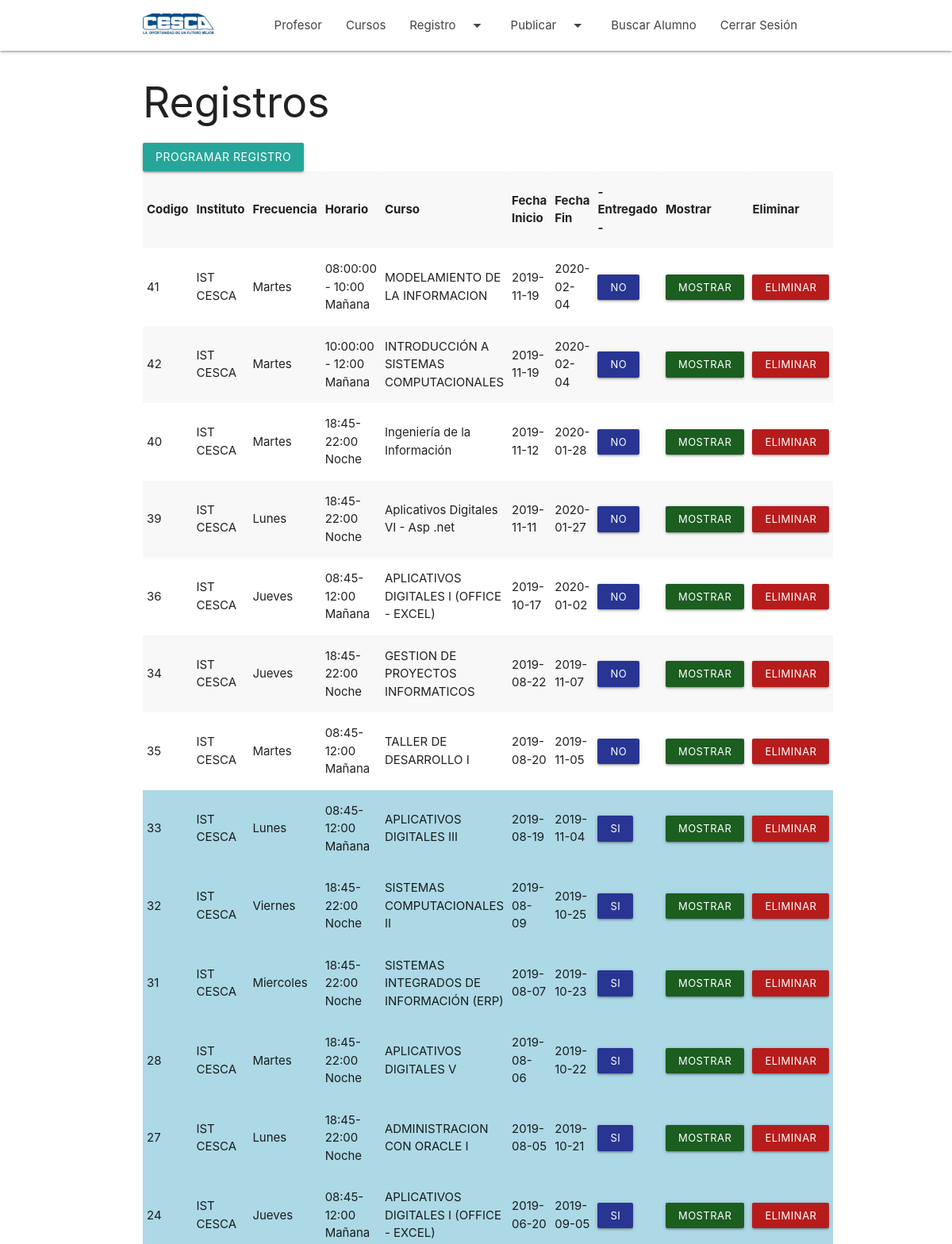
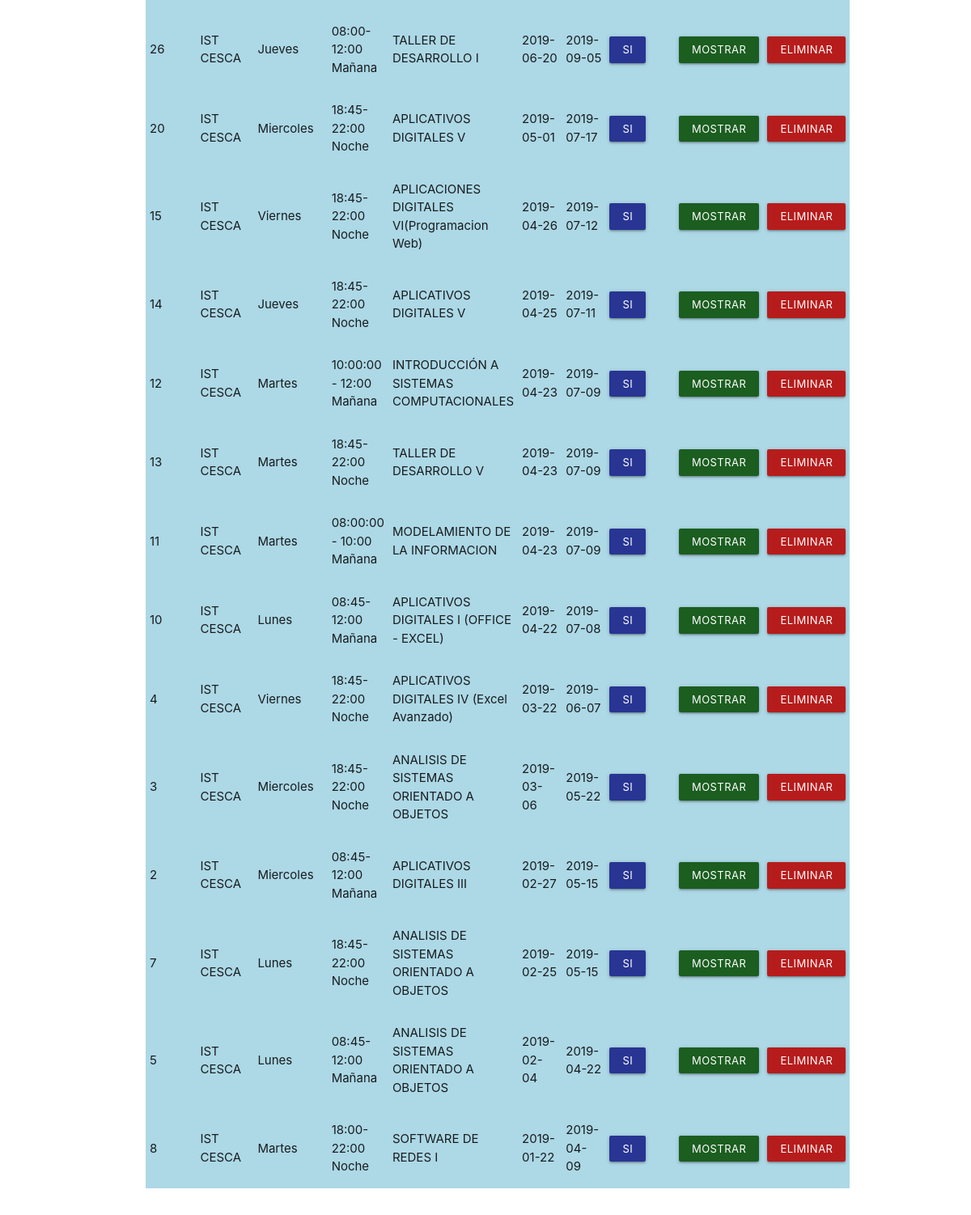
The app's page /registro.php (signed in, upper part), older data (2 pictures, top to bottom).
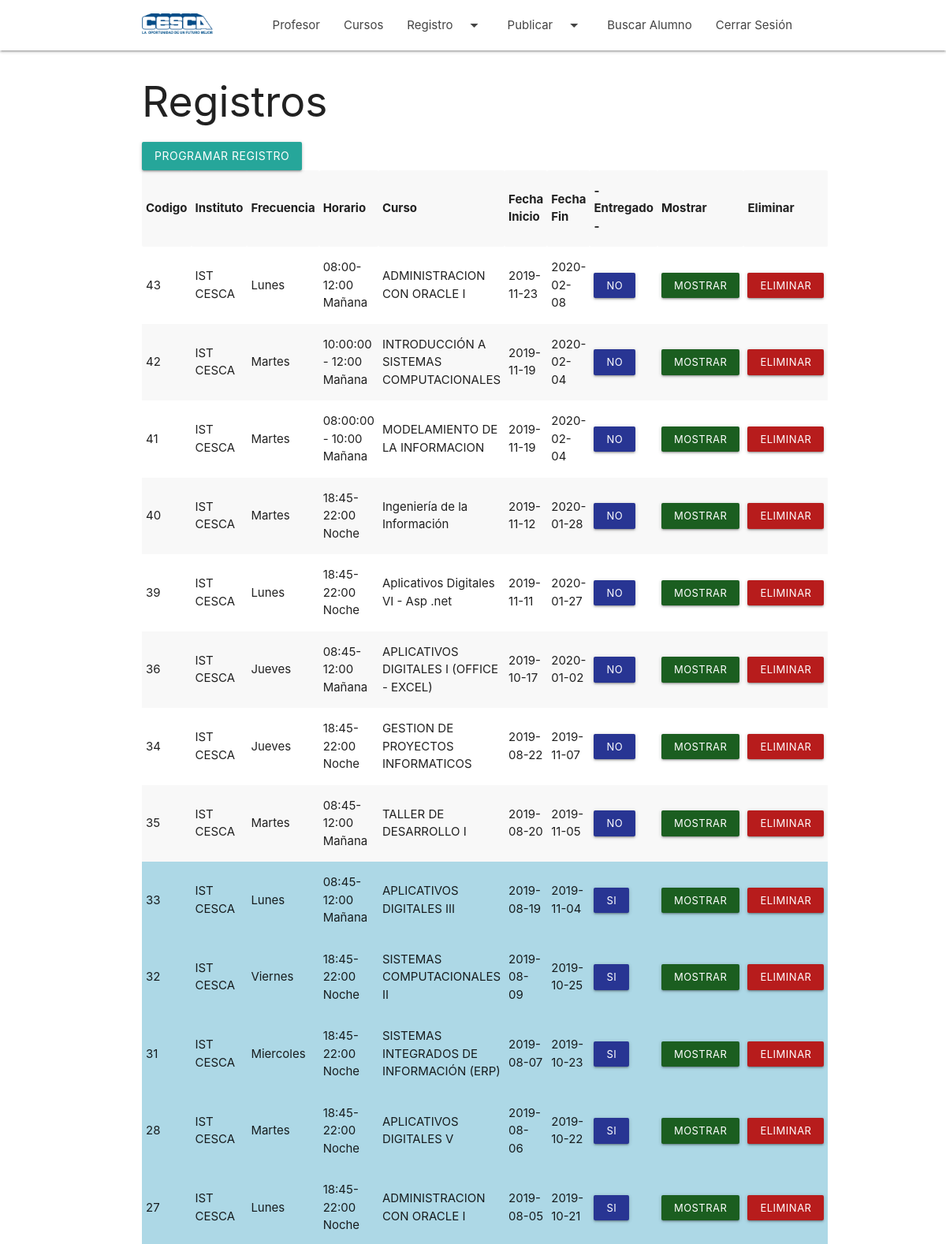
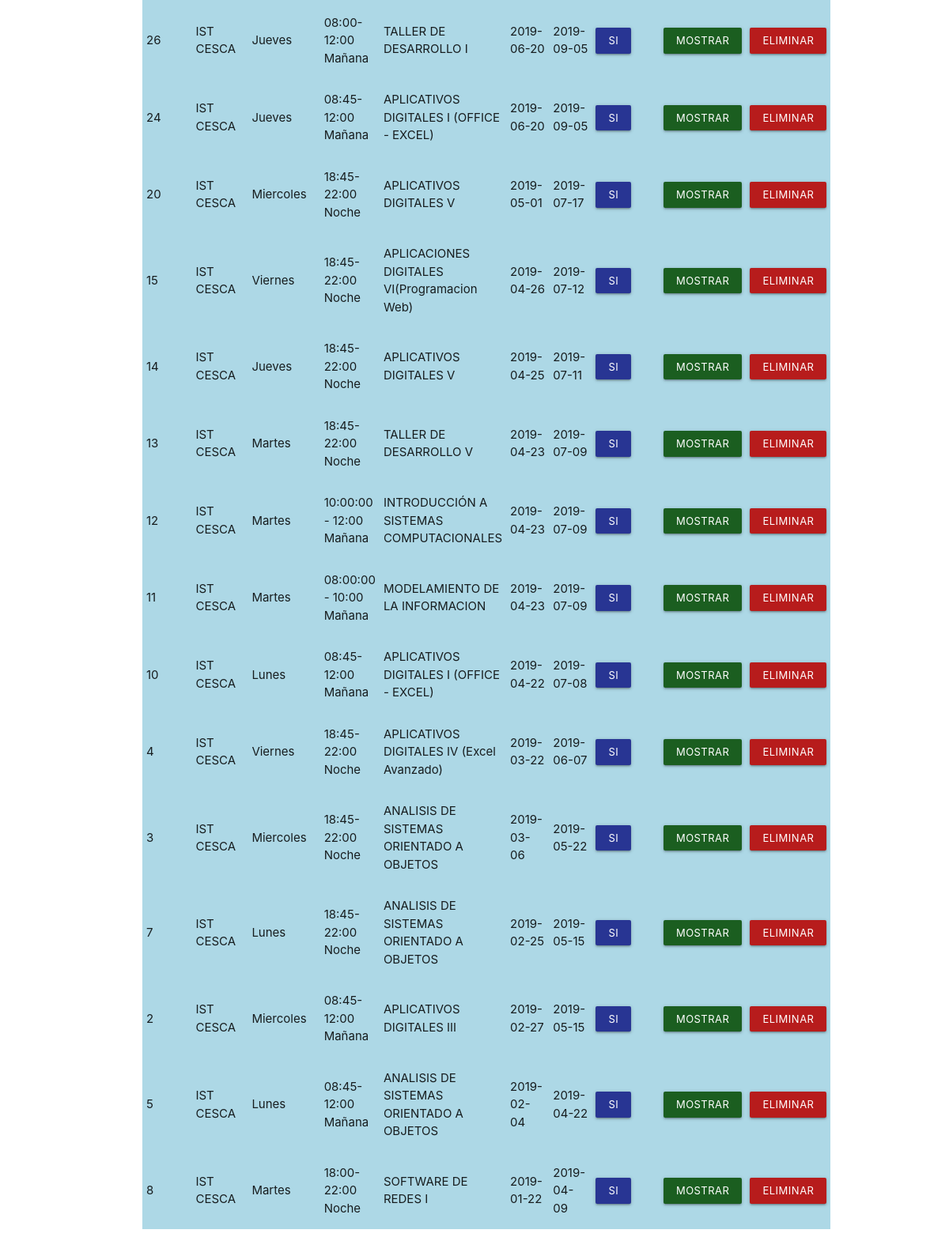
The same page, newer data (2 pictures, top to bottom).
### tables this page shows
CREATE TABLE `registro` (
  `Cod_Registro` bigint(20) NOT NULL AUTO_INCREMENT,
  `Cod_profesorist` char(10) DEFAULT NULL,
  `Cod_Marca` char(2) NOT NULL,
  `Cod_curso` bigint(20) NOT NULL,
  `Cod_Horario` bigint(20) NOT NULL,
  `Cod_frecuencia` bigint(20) NOT NULL,
  `Fecha_inicio` date DEFAULT NULL,
  `Fecha_fin` date DEFAULT NULL,
  `entregado` varchar(2) DEFAULT NULL,
  PRIMARY KEY (`Cod_Registro`),
  KEY `fk_registro_curso1` (`Cod_curso`),
  KEY `fk_registro_horario1` (`Cod_Horario`),
  KEY `fk_registro_marca1` (`Cod_Marca`),
  KEY `fk_registro_profesorist1` (`Cod_profesorist`),
  KEY `fk_registro_registro_frecuencia1` (`Cod_frecuencia`),
  CONSTRAINT `fk_registro_curso1` FOREIGN KEY (`Cod_curso`) REFERENCES `curso` (`Cod_curso`),
  CONSTRAINT `fk_registro_horario1` FOREIGN KEY (`Cod_Horario`) REFERENCES `horario` (`Cod_horario`),
  CONSTRAINT `fk_registro_marca1` FOREIGN KEY (`Cod_Marca`) REFERENCES `marca` (`Cod_Marca`),
  CONSTRAINT `fk_registro_profesorist1` FOREIGN KEY (`Cod_profesorist`) REFERENCES `profesorist` (`Dni`),
  CONSTRAINT `fk_registro_registro_frecuencia1` FOREIGN KEY (`Cod_frecuencia`) REFERENCES `registro_frecuencia` (`Cod_Frecuencia`)
);

CREATE TABLE `marca` (
  `Cod_Marca` char(2) NOT NULL,
  `Descripcion` varchar(50) DEFAULT NULL,
  `Ruc` varchar(11) DEFAULT NULL,
  `Aliass` varchar(20) DEFAULT NULL,
  `Des_Larga` varchar(100) DEFAULT NULL,
  `Des_Corta` varchar(20) DEFAULT NULL,
  `Des_Sunat` varchar(100) DEFAULT NULL,
  `Resolucion` longtext,
  `Dir_R_S_D` varchar(50) DEFAULT NULL,
  `Cod_Responasable` char(11) DEFAULT NULL,
  `Estado` char(1) DEFAULT NULL,
  `Fec_Reg` datetime(6) DEFAULT NULL,
  `Fec_Mod` datetime(6) DEFAULT NULL,
  `Cod_Usuario` varchar(20) DEFAULT NULL,
  `Vinculado` char(1) DEFAULT NULL,
  `Resolucion_Creacion` longtext,
  `Resolucion_Autorizacion_Modulo` longtext,
  PRIMARY KEY (`Cod_Marca`)
);

CREATE TABLE `registro_frecuencia` (
  `Cod_Frecuencia` bigint(20) NOT NULL AUTO_INCREMENT,
  `Descripcion` varchar(100) DEFAULT NULL,
  PRIMARY KEY (`Cod_Frecuencia`)
);

CREATE TABLE `horario` (
  `Cod_horario` bigint(20) NOT NULL AUTO_INCREMENT,
  `Hora_inicial` time DEFAULT NULL,
  `Hora_final` time DEFAULT NULL,
  `Descripcion` varchar(100) DEFAULT NULL,
  PRIMARY KEY (`Cod_horario`)
);

CREATE TABLE `curso` (
  `Cod_curso` bigint(20) NOT NULL AUTO_INCREMENT,
  `Descripcion` varchar(100) DEFAULT NULL,
  `ciclo` varchar(5) DEFAULT NULL,
  `Cod_Sublinea` char(3) DEFAULT NULL,
  `foto` longblob,
  PRIMARY KEY (`Cod_curso`)
);

### registro.php (the view, shortened to what this page needs)
<?php
require 'conexion.php';
require "encabezado_profesor.php";
$dni=$_SESSION['profesor_dni'];
?>
<div class="container">
<h2>Registros</h2>
 <a class="waves-effect waves-light btn modal-trigger" href="#modal1">Programar Registro</a>
</div>
<div class="container">
<?php
 $select="  SELECT
 r.Cod_registro,
 m.descripcion,
 rf.descripcion,
 h.Descripcion,
 c.Descripcion,
 r.Fecha_inicio,
 r.Fecha_fin,
 r.entregado
FROM registro r,
    curso c,
    horario h,
    registro_frecuencia rf,
    marca m
WHERE c.Cod_curso = r.Cod_curso
AND h.Cod_horario = r.Cod_horario
AND r.Cod_frecuencia = rf.Cod_Frecuencia
AND m.cod_marca = r.Cod_marca
AND r.cod_profesorist = '$dni'
ORDER BY r.Fecha_fin DESC;;";
 $resultado  = mysqli_query($conn,$select);
 echo "<table class='striped responsive-table'>";
 echo "<th>Codigo</th><th>Instituto</th><th>Frecuencia</th><th>Horario</th><th>Curso</th><th>Fecha Inicio</th><th>Fecha Fin</th><th> - Entregado - </th><th>Mostrar</th><th>Eliminar</th>";
 while($r = mysqli_fetch_array($resultado))
 {
     $id_registro=$r[0];
       $estado__=$r[7];
       if($estado__=="si"){ $checked="SI";  $color=" bgcolor='lightblue'";} else{ $checked="NO";$color="";}
     echo "<tr>";
     echo "<td $color>".$id_registro."</td>"."<td$color>".$r[1]."</td>"."<td$color>".$r[2]."</td>"."<td$color>".$r[3]."</td>"."<td$color>".$r[4]."</td>"."<td$color>".$r[5]."</td>"."<td$color>".$r[6]."</td>"."
     <td$color>
     <a onclick='change_estado_entregado($id_registro)' class='waves-effect indigo darken-3 btn-small'>$checked</a>
   </td>";
     echo " <td$color><a  onclick='registro_select($id_registro)' class='waves-effect green darken-4 btn-small'>Mostrar</a></td>";
     echo " <td$color><a  onclick='registro_delete($id_registro)' class='waves-effect red darken-4 btn-small'>Eliminar</a></td>";
     echo "</tr$color>";
 }
 echo "</table>";
 ?>
</div>
<?php
include "pie.php";
?>

Row changes from the older to the newer data that the page shows:
added registro: Cod_Registro "43", Cod_Marca.Descripcion "IST CESCA", Cod_frecuencia.Descripcion "Lunes", Cod_Horario.Descripcion "08:00-12:00 Mañana", Cod_curso.Descripcion "ADMINISTRACION CON ORACLE I", Fecha_inicio "2019-11-23", Fecha_fin "2020-02-08", checked "NO"
shown differently, row unchanged: registro id 42: moves up the list
shown differently, row unchanged: registro id 26: moves up the list
shown differently, row unchanged: registro "TALLER DE DESARROLLO V": moves up the list
shown differently, row unchanged: registro id 7: moves up the list
